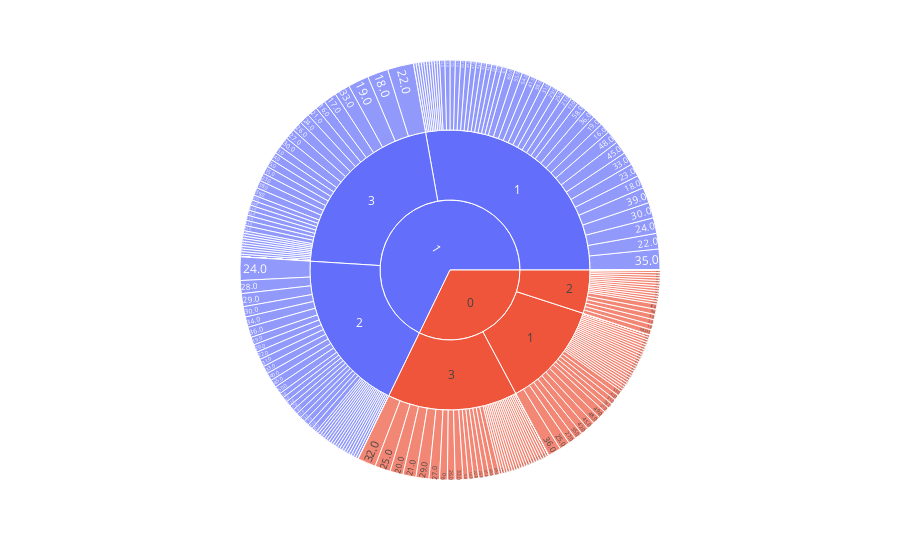

The notebook cell this image was saved under:
### Code cell
vis.sun_plot(titanic_df)

### Figure 1 — Plotly figure (JSON) as saved in the notebook; plotly's stock layout.template omitted (floating-point values rounded to 4 significant figures; data arrays with more than 128 entries replaced by an {"elided": "..."} marker saying what was removed)
{"data": [{"branchvalues": "total", "domain": {"x": [0, 1], "y": [0, 1]}, "hovertemplate": "labels=%{label}<br>survived=%{value}<br>parent=%{parent}<br>id=%{id}<extra></extra>", "ids": {"elided": "345 str values"}, "labels": {"elided": "345 str values"}, "name": "", "parents": {"elided": "345 str values"}, "type": "sunburst", "values": {"elided": "345 int values"}}], "layout": {"legend": {"tracegroupgap": 0}, "margin": {"t": 60}}}
